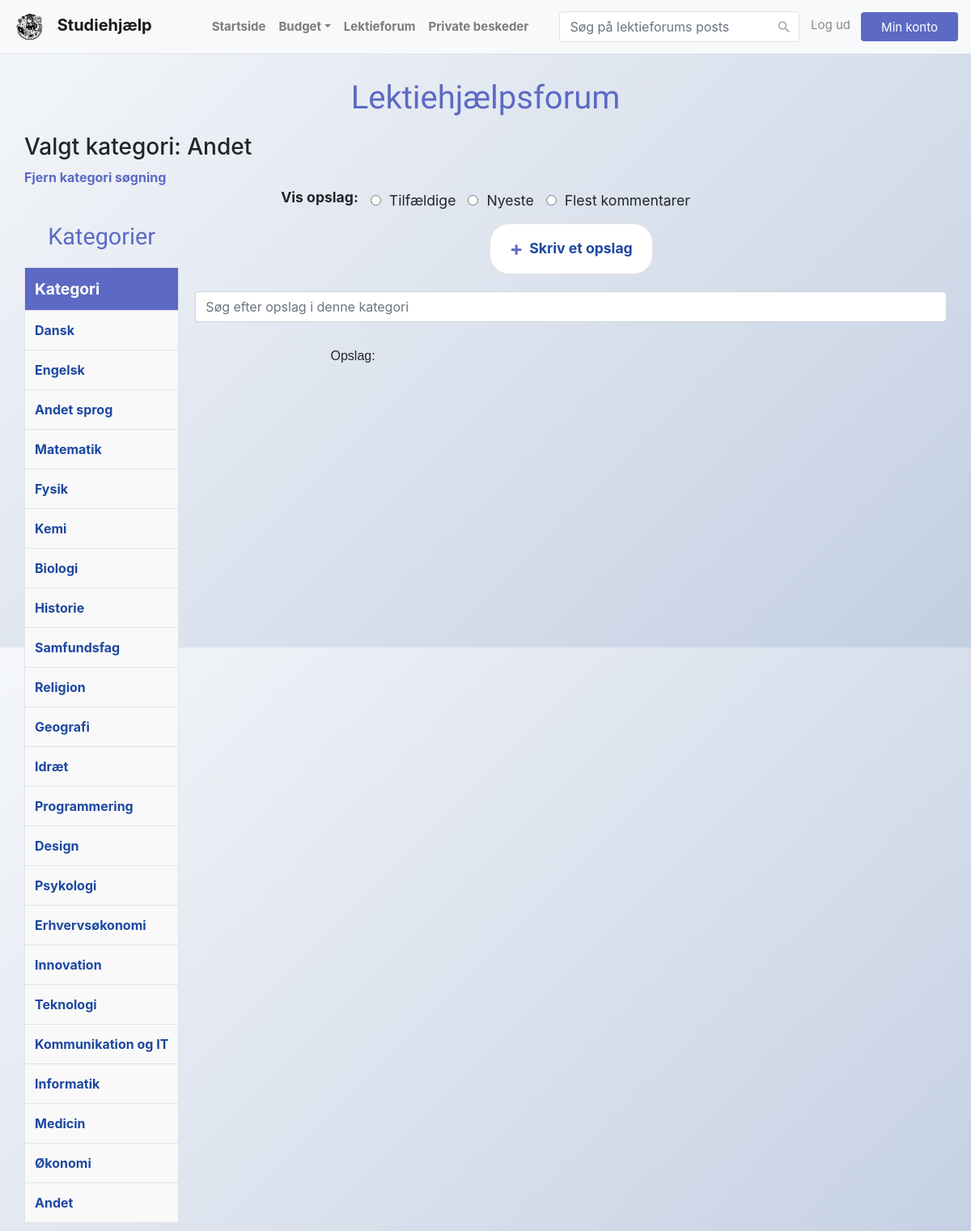
Page /lektiehjælp/Andet (signed in) on the earlier database version.
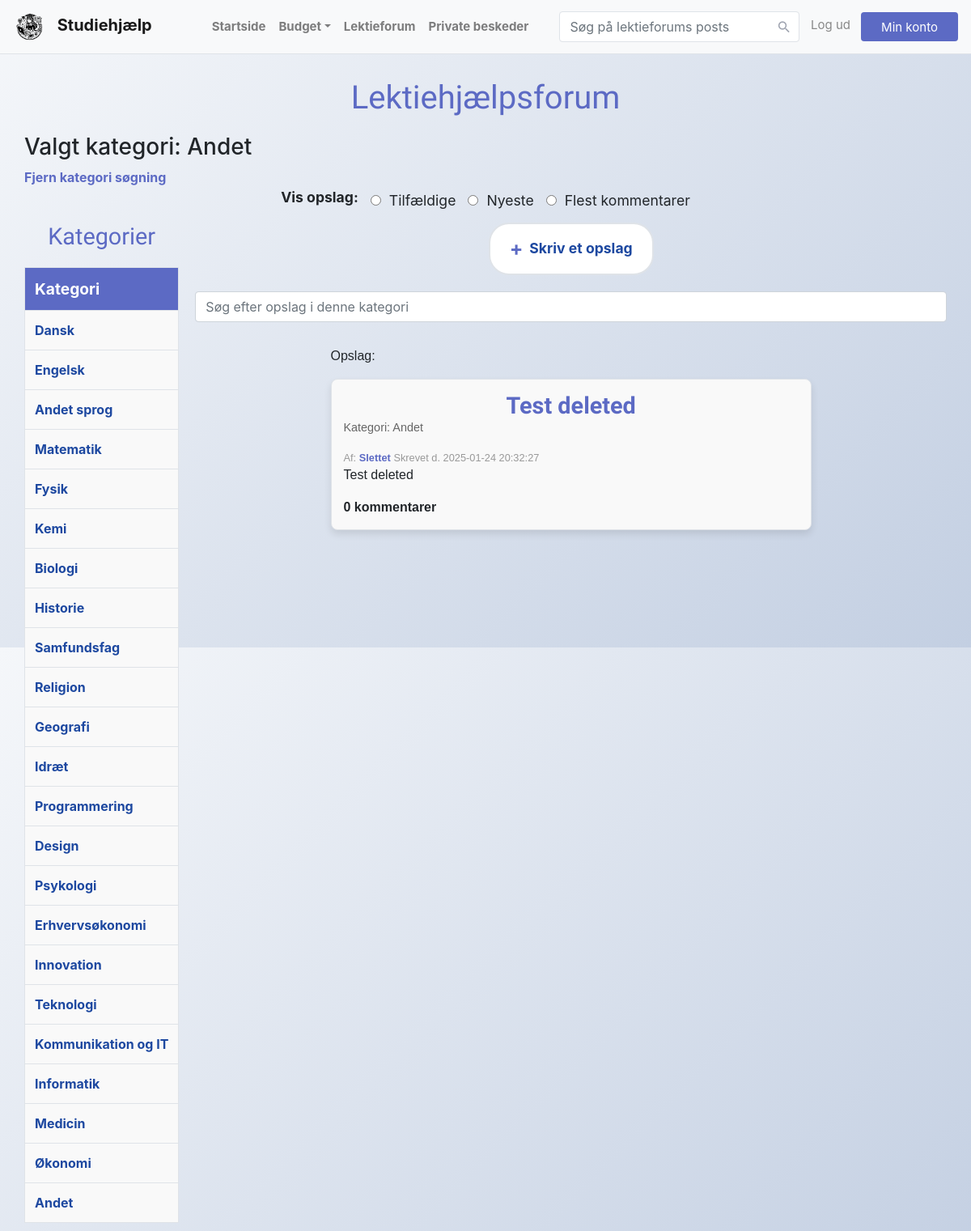
Same page on the later database version.
### tables this page shows
CREATE TABLE category (
    id          INTEGER NOT NULL,
    name        TEXT NOT NULL,
    PRIMARY KEY(id AUTOINCREMENT)
);

CREATE TABLE publicMessages (
    id          INTEGER NOT NULL,
    senderid    INTEGER NOT NULL,
    header      TEXT NOT NULL,
    message     TEXT NOT NULL,
    categoryid  INTEGER NOT NULL,
    date        DATE NOT NULL,
    picturename TEXT,
    PRIMARY KEY(id AUTOINCREMENT),
    FOREIGN KEY(senderid) REFERENCES people(id),
    FOREIGN KEY(categoryid) REFERENCES category(id)
);

CREATE TABLE people (
    id              INTEGER NOT NULL,
    username        TEXT NOT NULL UNIQUE,
    filename        TEXT,
    PRIMARY KEY(id AUTOINCREMENT)
);

### app.py (the view)
@app.route("/lektiehjælp/<category>")
def lektiehjælp_category(category):
    search = request.args.get("search")
    searchcriteria = request.args.get("searchcriteria")
    if searchcriteria == "newest":
        order = "date DESC"
    elif searchcriteria == "popular":
        order = "comment_count DESC"
    else:
        order = "RANDOM()"
    if search and search != "None":
        where = "AND (message LIKE ? OR header LIKE ?)"
    else:
        where = ""
    conn = sqlite3.connect("database.db")
    conn.row_factory = sqlite3.Row
    cur = conn.cursor()
    rows = cur.execute("SELECT name FROM category")
    categories = [dict(row) for row in rows.fetchall()]
    posts = list()
    rows = cur.execute(f"""SELECT publicMessages.id AS id, username, header, message, category.name AS category_name, picturename, date, (SELECT COUNT(*) FROM comments WHERE messageid = publicMessages.id) AS comment_count
                        FROM publicMessages JOIN people ON publicMessages.senderid = people.id JOIN category ON publicMessages.categoryid = category.id
                        WHERE category_name = ? {where} ORDER BY {order} LIMIT 20""", (category, f"%{search}%", f"%{search}%") if where else (category,))
    for row in rows:
        posts.append(dict(row))
    conn.close()
    return render_template("lektiehjælp_category.html", posts=posts, categories=categories, category=category)

### app.py (called while the page is built)
@app.after_request
def after_request(response):
    response.headers["Cache-Control"] = "no-cache, no-store, must-revalidate"
    response.headers["Expires"] = 0
    response.headers["Pragma"] = "no-cache"
    return response

### templates/lektiehjælp_category.html (shortened to what this page needs)
{% extends "layout.html" %}
{% block body %}
    <h1>Lektiehjælpsforum</h1>
    <h3>Valgt kategori: {{ category }}</h3>
    <a href="/lektiehjælp">Fjern kategori søgning</a>
    <form action="/lektiehjælp/{{ category }}" method="get" style="margin-bottom: 10px;">
        <label>Vis opslag:</label>
        <input type="radio" name="searchcriteria" value="random" {% if request.args.get('searchcriteria') == 'random' %}checked{% endif %} onchange="this.form.submit()"> Tilfældige
        <input type="radio" name="searchcriteria" value="newest" {% if request.args.get('searchcriteria') == 'newest' %}checked{% endif %} onchange="this.form.submit()"> Nyeste
        <input type="radio" name="searchcriteria" value="popular" {% if request.args.get('searchcriteria') == 'popular' %}checked{% endif %} onchange="this.form.submit()"> Flest kommentarer
    </form>
    <div style="display: flex; align-items: flex-start; gap: 20px;">
        <div>
            <h2>Kategorier</h2>
            <table border="1">
                <thead>
                    <tr>
                        <th>Kategori</th>
                    </tr>
                </thead>
                <tbody>
                    {% for cat in categories %}
                    <tr>
                        <td><a href="/lektiehjælp/{{ cat.name }}">{{ cat.name }}</a></td>
                    </tr>
                    {% endfor %}
                </tbody>
            </table>
        </div>
        <div style="flex-grow: 1;">
            <div style="text-align: center; margin-bottom: 20px;">
                {% if session["user_id"] %}
                    <a href="/lektiehjælp/writepost" class="write-post-btn">
                        <span class="plus-icon">+</span> Skriv et opslag
                    </a>
                {% endif %}
            </div>
            <form action="/lektiehjælp/{{ category }}" method="get" style="margin-bottom: 30px; text-align: center;">
                <input autocomplete="off" type="text" class="form-control" name="search"
                       placeholder="Søg efter opslag i denne kategori"
                       value="{{ request.args.get('search') or '' }}">
            </form>
            <div class="posts-container" style="margin-top: 20px;">
                {% include "posts.html" %}
            </div>
        </div>
    </div>
{% endblock %}

### templates/posts.html (shortened to what this page needs)
<div class="posts-container">
    <p>Opslag:</p>
    {% for post in posts %}
        <div class="post">
            <div class="post-header">
                <h2><a href="/post/{{ post.id }}">{{ post.header }}</a></h2>
                <p class="category">Kategori: {{ post.category_name }}</p>
            </div>
            <div class="post-meta">
                <span class="username">Af: <a href="{% if post.username != 'Slettet' %}/accounts/{{ post.username }} {% else %}#{% endif %}">{{ post.username }}</a></span>
                <span class="date">Skrevet d. {{ post.date }}</span>
            </div>
            <div class="post-content">
                <p>{{ post.message }}</p>
            </div>
            <div class="post-footer">
                <span class="comments">{{ post.comment_count }} kommentarer</span>
            </div>
        </div>
    {% endfor %}
</div>

Differences in the rows shown:
added publicMessages: header "Test deleted", category_name "Andet", username "Slettet", date "2025-01-24 20:32:27", message "Test deleted", comment_count "0"
